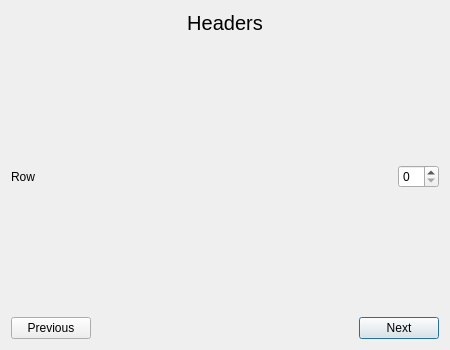
<?xml version="1.0" encoding="UTF-8"?>
<ui version="4.0">
 <class>Dialog</class>
 <widget class="QDialog" name="Dialog">
  <property name="geometry">
   <rect>
    <x>0</x>
    <y>0</y>
    <width>450</width>
    <height>350</height>
   </rect>
  </property>
  <property name="windowTitle">
   <string>Add sensor model</string>
  </property>
  <layout class="QGridLayout" name="gridLayout_2">
   <item row="2" column="2">
    <widget class="QPushButton" name="pushButton_next">
     <property name="text">
      <string>Next</string>
     </property>
    </widget>
   </item>
   <item row="2" column="0">
    <widget class="QPushButton" name="pushButton_previous">
     <property name="sizePolicy">
      <sizepolicy hsizetype="Fixed" vsizetype="Fixed">
       <horstretch>0</horstretch>
       <verstretch>0</verstretch>
      </sizepolicy>
     </property>
     <property name="text">
      <string>Previous</string>
     </property>
    </widget>
   </item>
   <item row="2" column="1">
    <spacer name="horizontalSpacer_3">
     <property name="orientation">
      <enum>Qt::Horizontal</enum>
     </property>
     <property name="sizeType">
      <enum>QSizePolicy::Expanding</enum>
     </property>
     <property name="sizeHint" stdset="0">
      <size>
       <width>40</width>
       <height>20</height>
      </size>
     </property>
    </spacer>
   </item>
   <item row="1" column="0" colspan="3">
    <layout class="QGridLayout" name="gridLayout" columnminimumwidth="30,0">
     <item row="2" column="0">
      <widget class="QLabel" name="label_row">
       <property name="text">
        <string>Row</string>
       </property>
      </widget>
     </item>
     <item row="0" column="1">
      <spacer name="verticalSpacer_5">
       <property name="orientation">
        <enum>Qt::Vertical</enum>
       </property>
       <property name="sizeHint" stdset="0">
        <size>
         <width>20</width>
         <height>40</height>
        </size>
       </property>
      </spacer>
     </item>
     <item row="3" column="1">
      <spacer name="verticalSpacer_2">
       <property name="orientation">
        <enum>Qt::Vertical</enum>
       </property>
       <property name="sizeHint" stdset="0">
        <size>
         <width>20</width>
         <height>40</height>
        </size>
       </property>
      </spacer>
     </item>
     <item row="4" column="1">
      <layout class="QHBoxLayout" name="horizontalLayout_2"/>
     </item>
     <item row="2" column="1">
      <layout class="QHBoxLayout" name="horizontalLayout">
       <item>
        <spacer name="horizontalSpacer">
         <property name="orientation">
          <enum>Qt::Horizontal</enum>
         </property>
         <property name="sizeHint" stdset="0">
          <size>
           <width>40</width>
           <height>20</height>
          </size>
         </property>
        </spacer>
       </item>
       <item>
        <widget class="QSpinBox" name="spinBox_row"/>
       </item>
      </layout>
     </item>
    </layout>
   </item>
   <item row="0" column="0" colspan="3">
    <widget class="QLabel" name="label_title">
     <property name="sizePolicy">
      <sizepolicy hsizetype="Preferred" vsizetype="Fixed">
       <horstretch>0</horstretch>
       <verstretch>0</verstretch>
      </sizepolicy>
     </property>
     <property name="font">
      <font>
       <pointsize>15</pointsize>
      </font>
     </property>
     <property name="text">
      <string>Headers</string>
     </property>
     <property name="alignment">
      <set>Qt::AlignCenter</set>
     </property>
    </widget>
   </item>
  </layout>
 </widget>
 <tabstops>
  <tabstop>spinBox_row</tabstop>
  <tabstop>pushButton_next</tabstop>
  <tabstop>pushButton_previous</tabstop>
 </tabstops>
 <resources/>
 <connections/>
</ui>
